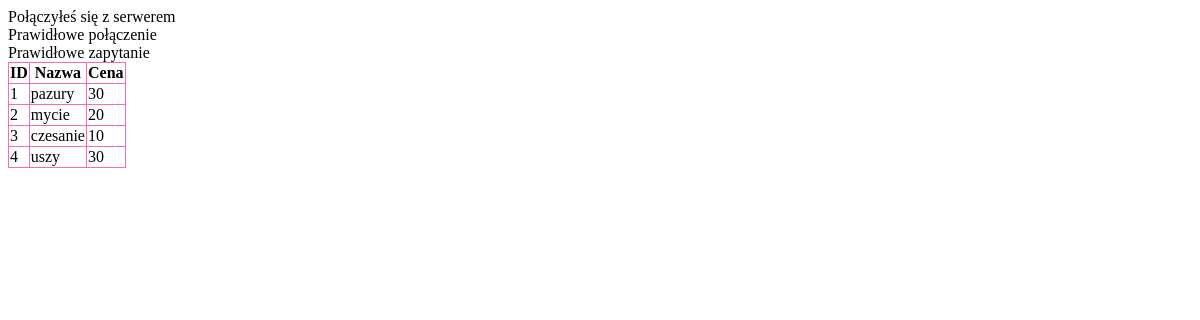
Page /bazy/bazy.php on the committed database.
### tables this page shows
CREATE TABLE `uslugi` (
  `id` int(10) UNSIGNED NOT NULL,
  `nazwa` text,
  `cena` float DEFAULT NULL
);

### bazy/bazy.php (the view, shortened to what this page needs)
<!DOCTYPE html>
<html>
<head>
    <link rel="stylesheet" href="styl.css">
</head>
<body>
    <?php
    if($polaczenie = mysqli_connect("localhost",'root','')){
        echo "Połączyłeś się z serwerem <br>";
        }else{
        echo "Nie połączyłeś się z serwerem <br>";
    }
    if(mysqli_select_db($polaczenie, 'weterynarz4tb')){
        echo 'Prawidłowe połączenie <br>';
    }else{
        echo 'Nieprawidłowo połączyłeś się z bazą <br>';
    }
    $sql = "SELECT * FROM `uslugi`";
    $rezultat = mysqli_query($polaczenie,$sql);
    if($rezultat = mysqli_query($polaczenie,$sql)){
        echo "Prawidłowe zapytanie <br>";
    }else {
        echo "nieprawidłowe zapytanie <br>";
    }
    echo <<<TABELA
    <table>
    <tr>
    <th>ID</th>
    <th>Nazwa</th>
    <th>Cena</th>
    </tr>
TABELA;
    while($wiersz = mysqli_fetch_row($rezultat)){
        echo <<<WIERSZ
        <tr>
        <td>$wiersz[0]</td>
        <td>$wiersz[1]</td>
        <td>$wiersz[2]</td>
        </tr>
WIERSZ;
    }
    echo "</table>";
    ?>
</body>
</html>

### bazy/egzamin1/styl.css (style rules this page uses)
table,th,tr,td { border:solid 1px hotpink; border-collapse: collapse; }

### rows in the picture
uslugi: id "1", nazwa "pazury", cena "30"
uslugi: id "2", nazwa "mycie", cena "20"
uslugi: id "3", nazwa "czesanie", cena "10"
uslugi: id "4", nazwa "uszy", cena "30"
